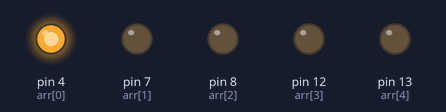
The sketch below on a simulated Arduino Uno, built with avr-gcc and run on an emulated ATmega328P. Shown: output pins drawn as LEDs (lit = HIGH).

Above: at 0.02 s.
At 0.37 s:
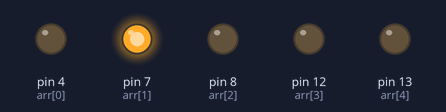
At 0.72 s:
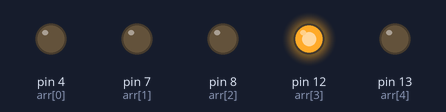
At 1.47 s:
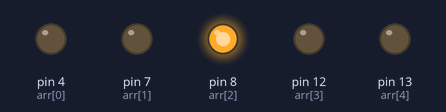
At 2.92 s:
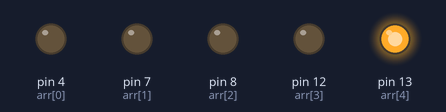
Timing chart, 0 to 3.2 s (numbered marks = the images above):
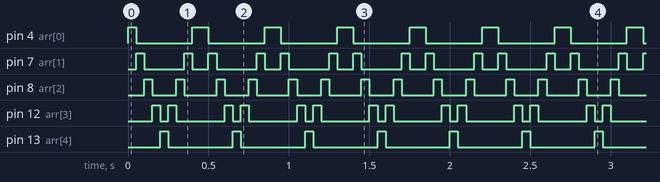

The sketch:

code.ino
```cpp
int arr[5] = {4,7,8,12,13};

int d=50;

void setup() {
  // put your setup code here, to run once:
  for(int i = 0 ; i<5 ; i++)
    pinMode(arr[i], OUTPUT);
}

void loop() {
  // put your main code here, to run repeatedly:

  for(int i = 0 ; i<5 ; i++){
    for(int j = 0 ; j<5 ; j++){
      digitalWrite(arr[j], LOW);
    }

    digitalWrite(arr[i], HIGH);
    delay(d);
  }

  for(int i = 3 ; i>=0 ; i--){
    for(int j = 0 ; j<5 ; j++)
      digitalWrite(arr[j], LOW);

    digitalWrite(arr[i], HIGH);
    delay(d);
  }
}
```

Measured:
- by itself, pin 4 (arr[0]): alternates HIGH for 0.10 s and LOW for 0.35 s
- by itself, pin 7 (arr[1]): repeats every 0.45 s: LOW 0.25 s, HIGH 0.05 s, LOW 0.10 s, HIGH 0.05 s
- by itself, pin 8 (arr[2]): alternates HIGH for 0.05 s and LOW for 0.15 s
- by itself, pin 12 (arr[3]): repeats every 0.45 s: LOW 0.05 s, HIGH 0.05 s, LOW 0.30 s, HIGH 0.05 s
- by itself, pin 13 (arr[4]): alternates HIGH for 0.05 s and LOW for 0.40 s
